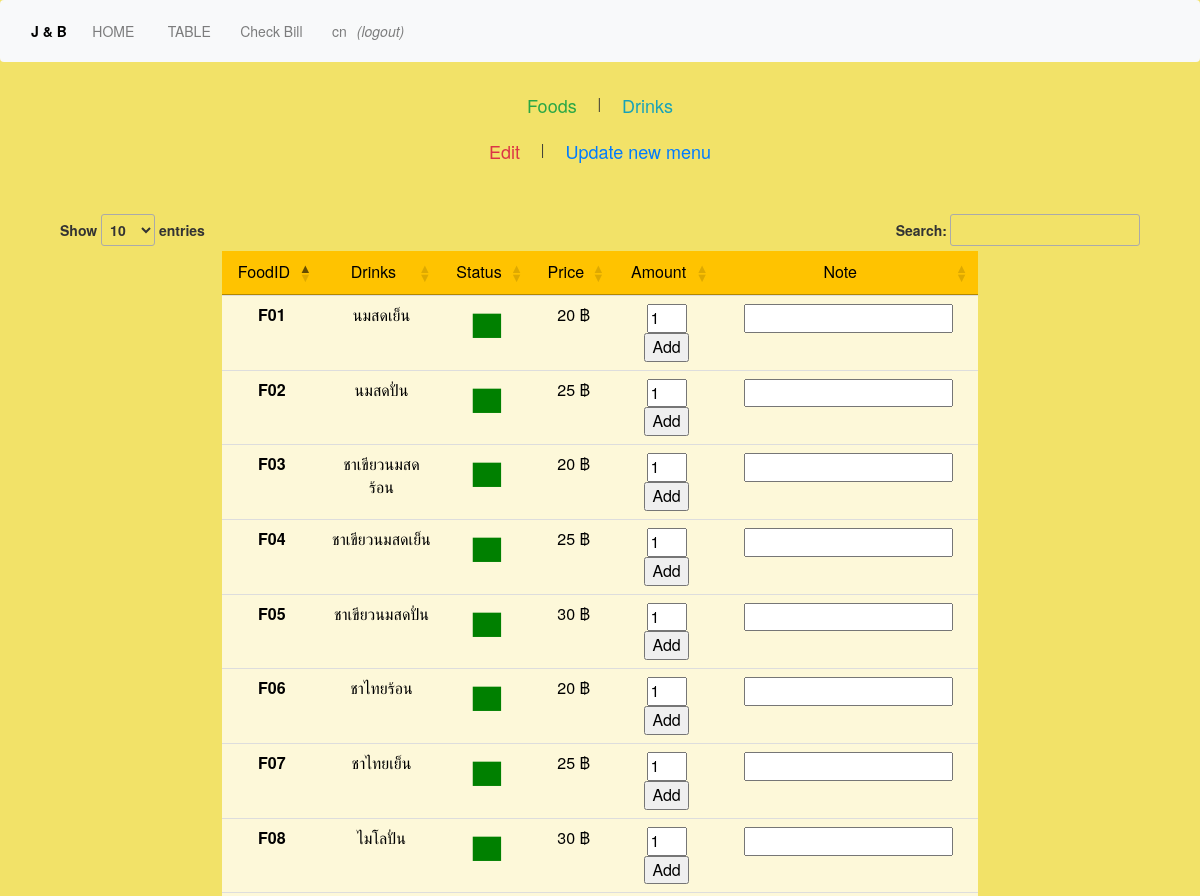
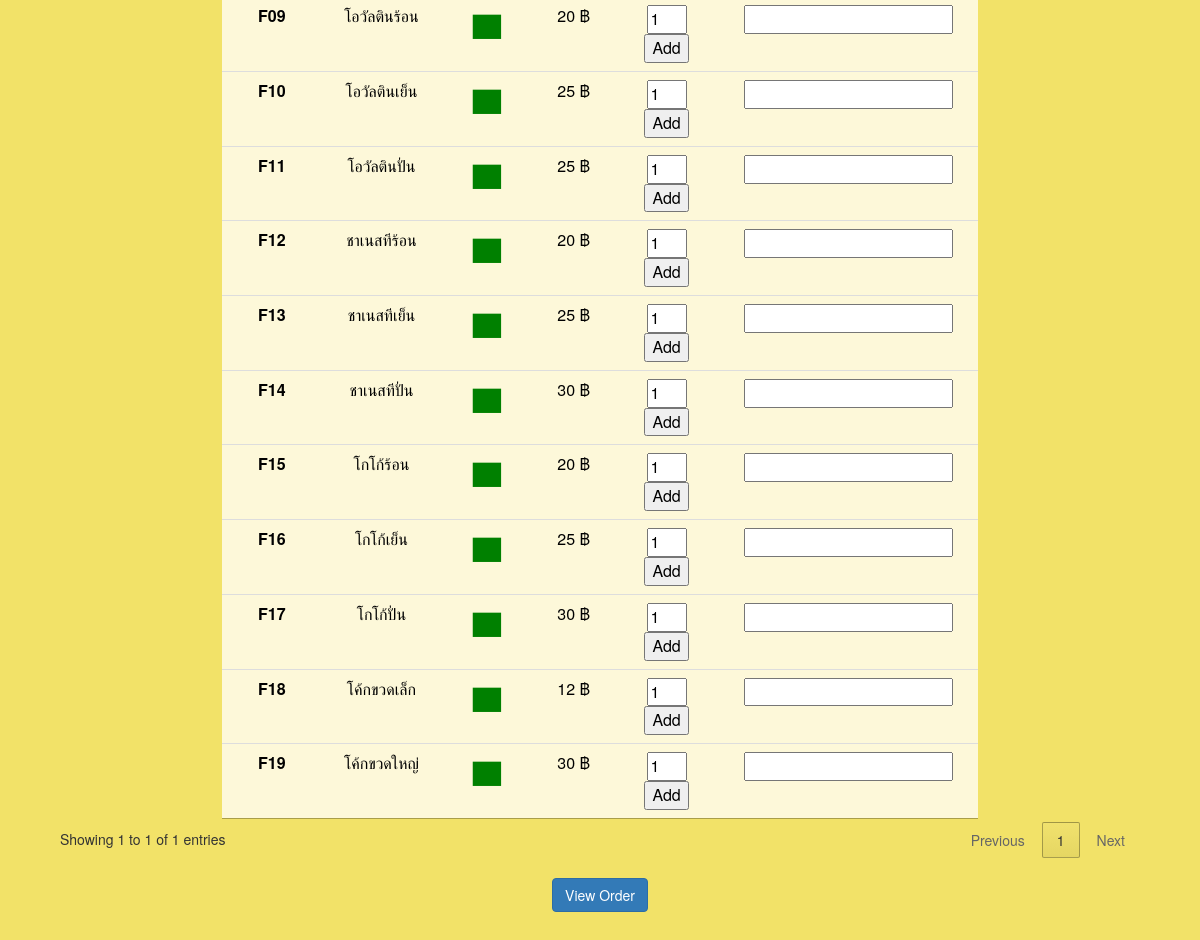
/indexd.php (signed in), run on the app's committed database (2 pictures, top to bottom).
### tables this page shows
CREATE TABLE `food` (
  `FoodID` varchar(4) NOT NULL,
  `FoodTypeID` varchar(3) NOT NULL,
  `FoodName` varchar(50) DEFAULT NULL,
  `FoodPrice` int(6) DEFAULT NULL,
  `FoodStatus` int(1) DEFAULT NULL,
  `FoodPicture` varchar(50) DEFAULT NULL
);

### indexd.php (the view, shortened to what this page needs)
<html>
<head>
	<link rel="stylesheet" href="https://maxcdn.bootstrapcdn.com/bootstrap/4.0.0-beta/css/bootstrap.min.css">
			<link rel="stylesheet" href="https://maxcdn.bootstrapcdn.com/bootstrap/3.3.7/css/bootstrap.min.css">
			<link rel="stylesheet" type="text/css" href="http://cdn.datatables.net/1.10.12/css/jquery.dataTables.css">
</head>
<body id="dt_example" style="background:#f2e268">
<nav class="navbar navbar-expand-lg navbar-light bg-light  fixed-top">
  <div class="collapse navbar-collapse" id="navbarSupportedContent">
    <ul class="navbar-nav mr-auto">
    <li class="nav-item ">
        <a class="nav-link" href="home.php" style="color:black"><b>J & B &nbsp;&nbsp;&nbsp; </b><span class="sr-only">(current)</span></a>
      </li>
      <li class="nav-item ">
        <a class="nav-link" href="home.php">HOME &nbsp;&nbsp;&nbsp; <span class="sr-only">(current)</span></a>
      </li>
      <li class="nav-item">
        <a class="nav-link" href="new.php"> &nbsp;&nbsp;TABLE &nbsp;&nbsp; </a>
      </li>
			<?php
			if(isset($_SESSION['empType']) && $_SESSION['empType']!=""){
				if($_SESSION["empType"] =="ET1" || $_SESSION["empType"] =="ET2"){ ?>
				<li class="nav-item">
					<a class="nav-link" href="checkBill.php"> &nbsp;&nbsp;Check Bill &nbsp;&nbsp; </a>
				</li>
				<?php } if($_SESSION["empType"] =="ET1"){ ?>
				<?php } } ?>
    <?php
      if(isset($_SESSION['name']) && $_SESSION['name']!=""){
        ?>
        <li class="nav-item">
        <a class="nav-link" href="prof.php">&nbsp;&nbsp;<?=$_SESSION['name']?></a>
    </a></li>
       <li class="nav-item">
        <a class="nav-link" href="logout.php"><i>(logout)</i></a>
        </li>
      <?php } ?>
</ul>
  </div>
</nav>
<center>
<a href="indexf.php" ><button type="button" class="btn btn-outline-success btn-lg">Foods</button></a>
| <a href="indexd.php" ><button type="button" class="btn btn-outline-info btn-lg">Drinks</button></a>
<br>
<a href="orderadminnew.php" ><button type="button" class="btn btn-outline-danger btn-lg">Edit</button></a>
| <a href="insertfood.php" ><button type="button" class="btn btn-outline-primary btn-lg">Update new menu</button></a>
</center>
<div id="container" style="margin-left:5%; margin-right:5%">
					<br>
					<center>
					<div id="demo">
					<br>
					<table  id="example" class="table table-striped " style="width:70%">
            <thead>
					  <tr style="background-color:#FFC300;color:#000000">
						<td width="30" style="text-align:center">FoodID</td>
						<td width="70" style="text-align:center">Drinks</td>
						<td width="30" style="text-align:center">Status</td>
						<td width="30" style="text-align:center">Price</td>
						<td width="50" style="text-align:center">Amount</td>
						<td width="50" style="text-align:center">Note</td>
					  </tr>
            </thead>
						<tbody>
					  <?php
						include 'connect.php';
						$sql = "SELECT * FROM food";
						$query = $connect->query($sql);
						while($row = $query->fetch_assoc()){
                	if($row['FoodTypeID']=="FT2"){
					  ?>
					  <tr>
					  <form action="order.php" method="post">
						<td style="text-align:center;background-color:#FDF8D9;color:#000000"><b><?php echo $row["FoodID"];?></b></td>
						<td style="text-align:center;background-color:#FDF8D9;color:#000000"><?php echo $row["FoodName"];?></td>
						<?php if($row["FoodStatus"]==1){ ?>
						<td style="text-align:center;background-color:#FDF8D9;color:green;font-size:30pt">&uhblk;</td>
						<?php }else{ ?>
						<td style="text-align:center;background-color:#FDF8D9;color:red;font-size:30pt">&uhblk;</td>
						<?php } ?>
						<td style="text-align:center;background-color:#FDF8D9;color:#000000"><?php echo $row["FoodPrice"];?> ฿ </td>
						<?php if($row["FoodStatus"]==1){ ?>
						<td style="text-align:center;background-color:#FDF8D9;color:#000000"><input type="hidden" name="txtFoodID" value="<?php echo $row["FoodID"];?>" size="1">
                        <input type="number" name="txtQty" value="1" style="width:30pt" min="1">
						<input type="submit" value="Add"></td>
						<?php }else{ ?>
							<td style="text-align:center;background-color:#FDF8D9;color:red">out of stock</td>
						<?php }?>
						<td style="text-align:center;background-color:#FDF8D9;color:#000000">
						<input type="text" name="txtnote" >
						</td>
						</form>
					  </tr>
						</tbody>
					  <?php
                      }
                    }
					  ?>
					</table>
				</center>
				<div style="text-align:center">
				<br><a href="show.php" style="color:#FFFFFF;"><button type="button" class="btn btn-primary">View Order</button></a>
				</div>
					</div>
	<br><br><br><br>
	</body>
</html>

### data on the page
food: FoodID "F01", FoodName "นมสดเย็น", FoodPrice "20"
food: FoodID "F02", FoodName "นมสดปั่น", FoodPrice "25"
food: FoodID "F03", FoodName "ชาเขียวนมสดร้อน", FoodPrice "20"
food: FoodID "F04", FoodName "ชาเขียวนมสดเย็น", FoodPrice "25"
food: FoodID "F05", FoodName "ชาเขียวนมสดปั่น", FoodPrice "30"
food: FoodID "F06", FoodName "ชาไทยร้อน", FoodPrice "20"
food: FoodID "F07", FoodName "ชาไทยเย็น", FoodPrice "25"
food: FoodID "F08", FoodName "ไมโลปั่น", FoodPrice "30"
food: FoodID "F09", FoodName "โอวัลตินร้อน", FoodPrice "20"
food: FoodID "F10", FoodName "โอวัลตินเย็น", FoodPrice "25"
food: FoodID "F11", FoodName "โอวัลตินปั่น", FoodPrice "25"
food: FoodID "F12", FoodName "ชาเนสทีร้อน", FoodPrice "20"
food: FoodID "F13", FoodName "ชาเนสทีเย็น", FoodPrice "25"
food: FoodID "F14", FoodName "ชาเนสทีปั่น", FoodPrice "30"
food: FoodID "F15", FoodName "โกโก้ร้อน", FoodPrice "20"
food: FoodID "F16", FoodName "โกโก้เย็น", FoodPrice "25"
food: FoodID "F17", FoodName "โกโก้ปั่น", FoodPrice "30"
food: FoodID "F18", FoodName "โค้กขวดเล็ก", FoodPrice "12"
food: FoodID "F19", FoodName "โค้กขวดใหญ่", FoodPrice "30"

### other printed values
$_SESSION['name'] "cn"
